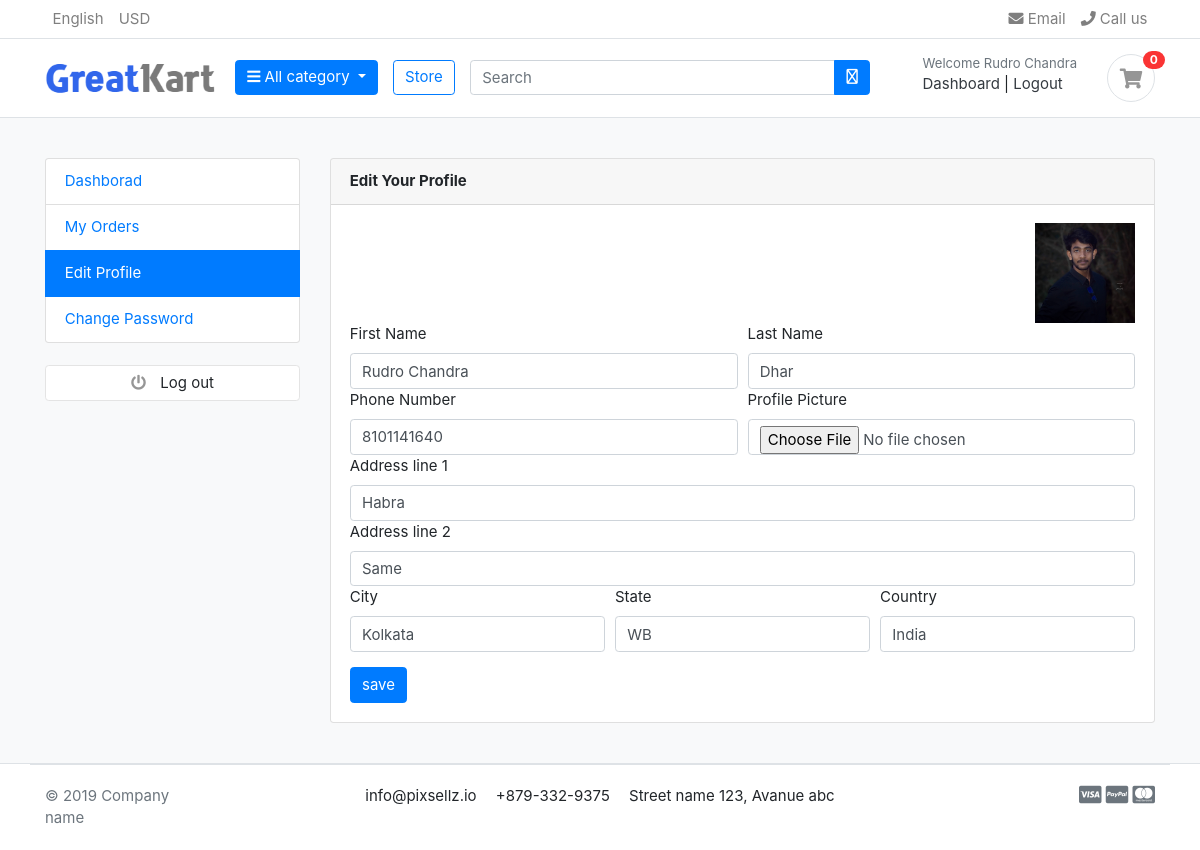
/account/edit_profile/ (signed in), run on an earlier commit of the app's database.
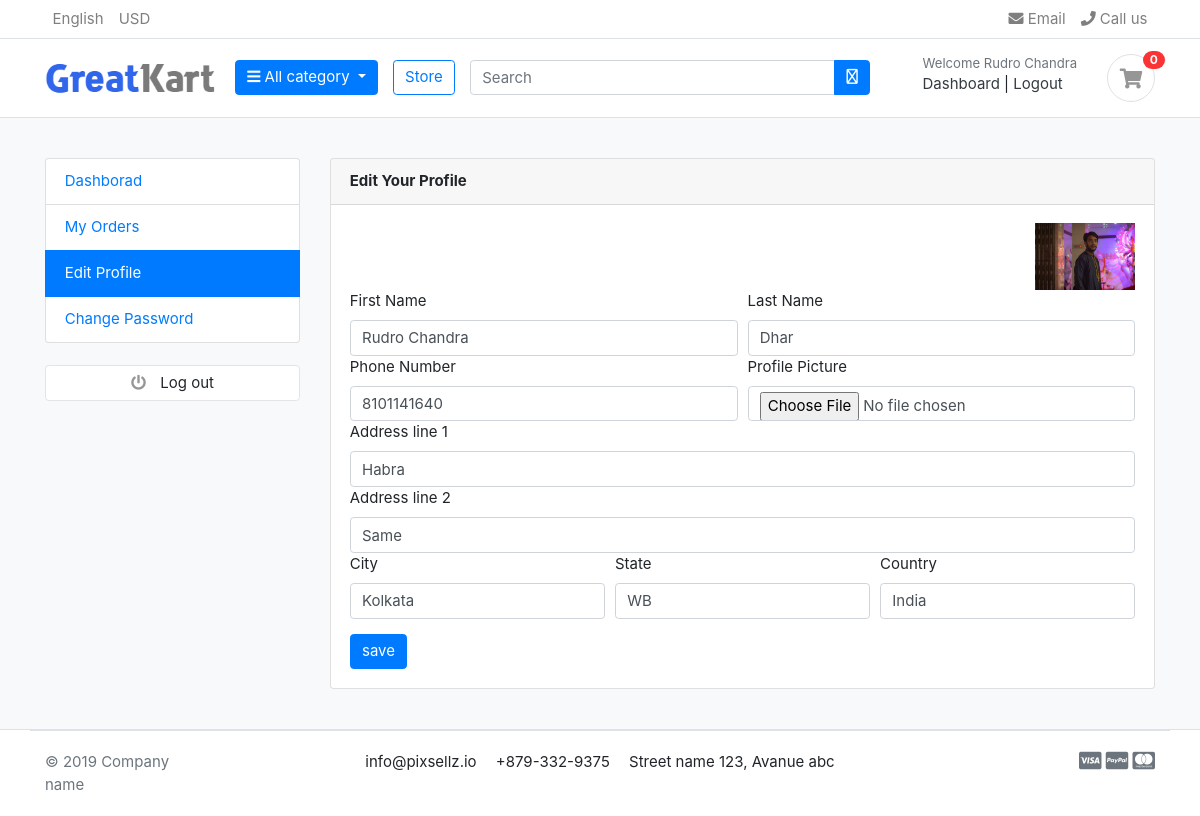
And on a later commit of the database.
### account/models.py (models this page shows, shortened)
class UserProfile(models.Model):
    user = models.OneToOneField(Account, on_delete=models.CASCADE)
    address_line_1 = models.CharField(blank=True, max_length=100)
    address_line_2 = models.CharField(blank=True, max_length=100)
    profile_picture = models.ImageField(blank=True, upload_to='userprofile')
    city = models.CharField(blank=True, max_length=20)
    state = models.CharField(blank=True, max_length=20)
    country = models.CharField(blank=True, max_length=20)

### account/views.py (the view)
# urls.py: path('edit_profile/', views.edit_profile, name="edit_profile"),
@login_required(login_url='login')
def edit_profile(request):
    userprofile = get_object_or_404(UserProfile, user=request.user)
    if request.method == 'POST':
        user_form = UserForm(request.POST, instance=request.user)
        profile_form = UserProfileForm(request.POST, request.FILES, instance=userprofile)
        if user_form.is_valid() and profile_form.is_valid():
            user_form.save()
            profile_form.save()
            messages.success(request,"Your profile updated")
            return redirect('edit_profile')
    else:
        user_form = UserForm(instance=request.user)
        profile_form = UserProfileForm(instance=userprofile)
    context = {
        'user_form': user_form,
        'profile_form': profile_form,
        'userprofile' : userprofile,
    }
    return render(request, 'account/edit_profile.html', context)

### account/forms.py
class UserForm(forms.ModelForm):
    class Meta:
        model = Account
        fields = ['first_name', 'last_name', 'phone_number']
    def __init__(self, *args, **kwargs):
        super(UserForm, self).__init__(*args, **kwargs)
        for field in self.fields:
            self.fields[field].widget.attrs['class'] = 'form-control'

class UserProfileForm(forms.ModelForm):
    profile_picture = forms.ImageField(required=False, error_messages={'invalid':('Image Fields Only')}, widget=forms.FileInput)
    class Meta:
        model = UserProfile
        fields = ['address_line_1', 'address_line_2', 'profile_picture','city','state','country',]
    def __init__(self, *args, **kwargs):
        super(UserProfileForm, self).__init__(*args, **kwargs)
        for field in self.fields:
            self.fields[field].widget.attrs['class'] = 'form-control'

### carts/views.py (called while the page is built)
def _cart_id(request):
    cart = request.session.session_key
    if not cart:
        cart = request.session.create()
    return cart

### category/context_processors.py (called while the page is built)
def menu_links(request):
    links = Category.objects.all()
    return dict(links=links)

### category/models.py (called while the page is built)
    def get_url(self):
        return reverse('products_by_category', args=[self.slug])

### templates/account/edit_profile.html (shortened to what this page needs)
{% extends "base.html" %}
{% block content %}
<section class="section-conten padding-y bg">
    <div class="container">
        <div class="row">
        {% include "partials/dashboard_sidebar.html" %}
        <main class="col-md-9">
            <article class="card">
            <header class="card-header">
                <strong class="d-inline-block mr-3">Edit Your Profile</strong>
            </header>
            <div class="card-body">
              <div class="text-right">
                <img src="{{userprofile.profile_picture.url}}" alt="Proile picture" width="100">
              </div>
                <div class="row">
                    <div class="col-md-12">
                       <form action="{% url "edit_profile" %}" method='POST' enctype="multipart/form-data">
                        <div class="form-row">
                          <div class="form_group col-md-6">
                            <label for="">First Name</label>
                            {{user_form.first_name}}
                          </div>
                          <div class="form_group col-md-6">
                            <label for="">Last Name</label>
                            {{user_form.last_name}}
                          </div>
                        </div>
                        <div class="form-row">
                          <div class="form_group col-md-6">
                            <label for="">Phone Number</label>
                            {{user_form.phone_number}}
                          </div>
                          <div class="form_group col-md-6">
                            <label for="">Profile Picture</label>
                            {{profile_form.profile_picture}}
                          </div>
                        </div>
                        <div class="form_group">
                          <label for="">Address line 1</label>
                          {{profile_form.address_line_1}}
                        </div>
                        <div class="form_group">
                          <label for="">Address line 2</label>
                          {{profile_form.address_line_2}}
                        </div>
                        <div class="form-row">
                          <div class="form_group col-md-4">
                            <label for="">City</label>
                            {{profile_form.city}}
                          </div>
                          <div class="form_group col-md-4">
                            <label for="">State</label>
                            {{profile_form.state}}
                          </div>
                          <div class="form_group col-md-4">
                            <label for="">Country</label>
                            {{profile_form.country}}
                          </div>
                        </div>
                        <input type="submit" value="save" class="btn btn-primary mt-3">
                       </form>
                    </div>
                </div>
            </div>
            </article>
        </main>
    </div>
    </div>
    </section>
{% endblock content %}

What changed in the data, as far as the page shows it:
changed UserProfile "Habra": profile_picture: a different picture
